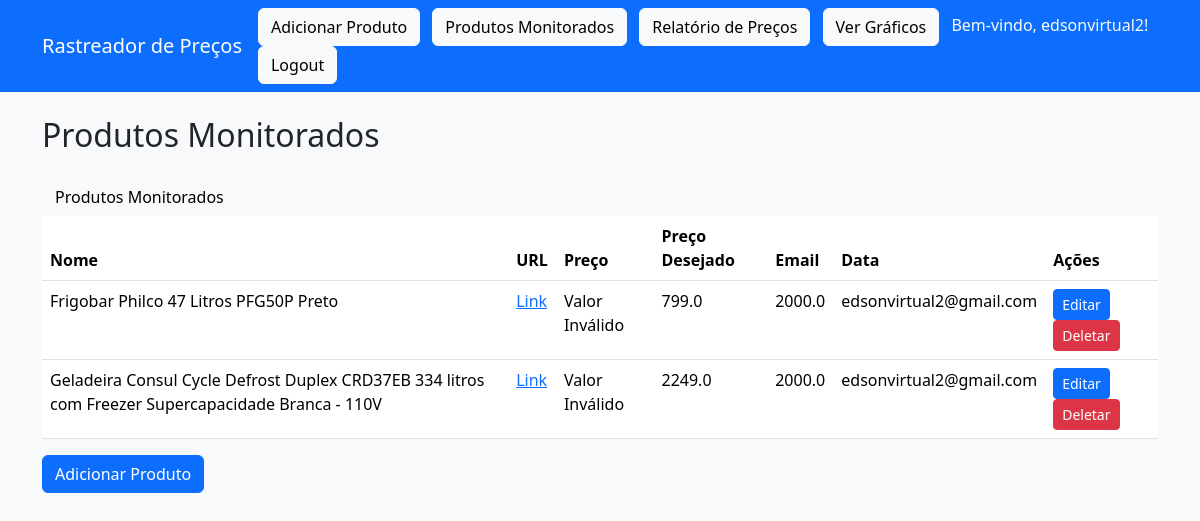
Page /produtos (signed in) on the committed database.
### tables this page shows
CREATE TABLE precos (
            id INTEGER PRIMARY KEY AUTOINCREMENT,
            nome TEXT NOT NULL,
            url TEXT NOT NULL,
            preco REAL NOT NULL,
            precoDesejado REAL NOT NULL,
            email TEXT,
            data DATETIME DEFAULT CURRENT_TIMESTAMP,
            user_id INTEGER
        );

### app.py (the view)
    def decorated_function(*args, **kwargs):
        if session.get('user_id') is None:
            flash('Por favor, faça login para acessar esta página.', 'warning')
            return redirect(url_for('login'))
        return f(*args, **kwargs)

### app.py (called while the page is built)
def login_required(f):
    def decorated_function(*args, **kwargs):
        if session.get('user_id') is None:
            flash('Por favor, faça login para acessar esta página.', 'warning')
            return redirect(url_for('login'))
        return f(*args, **kwargs)
    decorated_function.__name__ = f.__name__
    return decorated_function

@app.route('/produtos')
@login_required
def listar_produtos():
    conn = sqlite3.connect(DB_PATH)
    cursor = conn.cursor()
    user_id = session['user_id']
    cursor.execute("""
       SELECT id, nome, url, CAST(preco AS REAL), precoDesejado, email, data
            FROM precos
            WHERE user_id = ?
            ORDER BY data DESC
    """, (user_id,))
    produtos = cursor.fetchall()
    conn.close()
    for produto in produtos:
        print(f"Produto: {produto}, Tipo do preço: {type(produto[2])}")
    return render_template('lista.html', produtos=produtos)

### templates/lista.html (shortened to what this page needs)
<!DOCTYPE html>
<html>
<head>
</head>
<body>
    {% extends "base.html" %}
    {% block content %}
    <h2 class="mb-4">Produtos Monitorados</h2>
    <a class="btn btn-light me-2" href="{{ url_for('listar_produtos') }}">Produtos Monitorados</a>
  <table class="table">
        <thead>
            <tr>
                <th>Nome</th>
                <th>URL</th>
                <th>Preço</th>
                <th>Preço Desejado</th>
                <th>Email</th>
                <th>Data</th>
                <th>Ações</th>
            </tr>
        </thead>
        <tbody>
            {% for produto in produtos %}
            <tr>
                <td>{{ produto[1] }}</td>
                <td><a href="{{ produto[2] }}" target="_blank">Link</a></td>
                <td>
                    {% if produto[2] is number %}
                        R$ {{ "%.2f"|format(produto[2]) }}
                    {% else %}
                        Valor Inválido
                    {% endif %}
                </td>
                <td>{{ produto[3] }}</td>
                <td>{{ produto[4] }}</td>
                <td>{{ produto[5] }}</td>
                <td>
                    <a href="{{ url_for('editar_produto', produto_id=produto[0]) }}" class="btn btn-sm btn-primary">Editar</a>
                    <form action="{{ url_for('deletar_produto', nome=produto[1]) }}" method="post" style="display: inline;">
                        <button type="submit" class="btn btn-sm btn-danger">Deletar</button>
                    </form>
                </td>
            </tr>
            {% endfor %}
        </tbody>
    </table>
    <a href="{{ url_for('adicionar_produto') }}" class="btn btn-primary">Adicionar Produto</a>
{% endblock %}

### templates/base.html (shortened to what this page needs)
<!DOCTYPE html>
<html lang="pt-br">
<head>
    <link href="{{ url_for('static', filename='bootstrap/css/bootstrap.min.css') }}" rel="stylesheet">
</head>
<body class="bg-light">
    <nav class="navbar navbar-expand-lg navbar-dark bg-primary mb-4">
        <div class="container">
            <a class="navbar-brand" href="{{ url_for('index') }}">Rastreador de Preços</a>
            <div>
                <a class="btn btn-light me-2" href="{{ url_for('adicionar_produto') }}">Adicionar Produto</a>
                <a class="btn btn-light me-2" href="{{ url_for('listar_produtos') }}">Produtos Monitorados</a>
                <a class="btn btn-light me-2" href="{{ url_for('relatorio') }}">Relatório de Preços</a>
                <a class="btn btn-light me-2" href="{{ url_for('graficos') }}">Ver Gráficos</a>
                {% if session['username'] %}
                    <span class="text-light me-2">
                        Bem-vindo, {{ session['username'] }}!
                    </span>
                    <a class="btn btn-light" href="{{ url_for('logout') }}">Logout</a>
                {% else %}
                    <a class="btn btn-light me-2" href="{{ url_for('login') }}">Login</a>
                    <a class="btn btn-light" href="{{ url_for('register') }}">Cadastrar</a>
                {% endif %}
            </div>
        </div>
    </nav>
    <div class="container">
        {% block content %}{% endblock %}
    </div>
</body>
</html>

### rows in the picture
precos: nome "Frigobar Philco 47 Litros PFG50P Preto", shows "Valor Inválido", preco "799.0", precoDesejado "2000.0", email "edsonvirtual2@gmail.com"
precos: nome "Geladeira Consul Cycle Defrost Duplex CRD37EB 334 litros com Freezer Supercapacidade Branca - 110V", shows "Valor Inválido", preco "2249.0", precoDesejado "2000.0", email "edsonvirtual2@gmail.com"

### other values in the picture
{{ session['username'] }} "edsonvirtual2"
